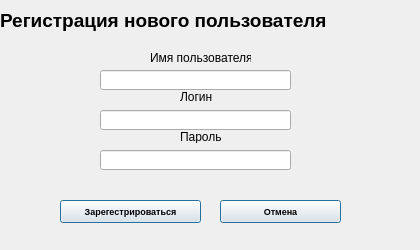
<?xml version="1.0" encoding="UTF-8"?>
<ui version="4.0">
 <class>Register</class>
 <widget class="QMainWindow" name="Register">
  <property name="geometry">
   <rect>
    <x>0</x>
    <y>0</y>
    <width>420</width>
    <height>250</height>
   </rect>
  </property>
  <property name="minimumSize">
   <size>
    <width>400</width>
    <height>250</height>
   </size>
  </property>
  <property name="maximumSize">
   <size>
    <width>420</width>
    <height>270</height>
   </size>
  </property>
  <property name="windowTitle">
   <string>Регистрация</string>
  </property>
  <property name="windowIcon">
   <iconset resource="photo.qrc">
    <normaloff>:/images/icon.ico</normaloff>:/images/icon.ico</iconset>
  </property>
  <widget class="QWidget" name="centralwidget">
   <widget class="QLabel" name="label_2">
    <property name="geometry">
     <rect>
      <x>180</x>
      <y>90</y>
      <width>46</width>
      <height>13</height>
     </rect>
    </property>
    <property name="text">
     <string>Логин</string>
    </property>
   </widget>
   <widget class="QLabel" name="label_3">
    <property name="geometry">
     <rect>
      <x>180</x>
      <y>130</y>
      <width>46</width>
      <height>13</height>
     </rect>
    </property>
    <property name="text">
     <string>Пароль</string>
    </property>
   </widget>
   <widget class="QPushButton" name="pushButton_2">
    <property name="geometry">
     <rect>
      <x>60</x>
      <y>200</y>
      <width>141</width>
      <height>23</height>
     </rect>
    </property>
    <property name="font">
     <font>
      <pointsize>7</pointsize>
      <weight>75</weight>
      <bold>true</bold>
     </font>
    </property>
    <property name="text">
     <string>Зарегестрироваться</string>
    </property>
    <property name="autoDefault">
     <bool>false</bool>
    </property>
    <property name="default">
     <bool>true</bool>
    </property>
    <property name="flat">
     <bool>false</bool>
    </property>
   </widget>
   <widget class="QLabel" name="label">
    <property name="geometry">
     <rect>
      <x>0</x>
      <y>10</y>
      <width>421</width>
      <height>21</height>
     </rect>
    </property>
    <property name="font">
     <font>
      <pointsize>14</pointsize>
      <weight>75</weight>
      <bold>true</bold>
     </font>
    </property>
    <property name="text">
     <string>Регистрация нового пользователя</string>
    </property>
   </widget>
   <widget class="QLabel" name="label_4">
    <property name="geometry">
     <rect>
      <x>150</x>
      <y>50</y>
      <width>101</width>
      <height>16</height>
     </rect>
    </property>
    <property name="text">
     <string>Имя пользователя</string>
    </property>
   </widget>
   <widget class="QPushButton" name="pushButton_3">
    <property name="geometry">
     <rect>
      <x>220</x>
      <y>200</y>
      <width>121</width>
      <height>23</height>
     </rect>
    </property>
    <property name="font">
     <font>
      <pointsize>7</pointsize>
      <weight>75</weight>
      <bold>true</bold>
     </font>
    </property>
    <property name="text">
     <string>Отмена</string>
    </property>
    <property name="autoDefault">
     <bool>false</bool>
    </property>
    <property name="default">
     <bool>true</bool>
    </property>
    <property name="flat">
     <bool>false</bool>
    </property>
   </widget>
   <widget class="QLabel" name="label_5">
    <property name="geometry">
     <rect>
      <x>10</x>
      <y>180</y>
      <width>381</width>
      <height>20</height>
     </rect>
    </property>
    <property name="text">
     <string/>
    </property>
    <property name="alignment">
     <set>Qt::AlignCenter</set>
    </property>
   </widget>
   <widget class="QLineEdit" name="lineEdit">
    <property name="geometry">
     <rect>
      <x>100</x>
      <y>70</y>
      <width>191</width>
      <height>20</height>
     </rect>
    </property>
    <property name="inputMask">
     <string>NNNNNNNNNNNNNNNN</string>
    </property>
    <property name="maxLength">
     <number>16</number>
    </property>
   </widget>
   <widget class="QLineEdit" name="lineEdit_2">
    <property name="geometry">
     <rect>
      <x>100</x>
      <y>110</y>
      <width>191</width>
      <height>20</height>
     </rect>
    </property>
    <property name="inputMask">
     <string>NNNNNNNNNNNNNNNN</string>
    </property>
    <property name="maxLength">
     <number>16</number>
    </property>
   </widget>
   <widget class="QLineEdit" name="lineEdit_3">
    <property name="geometry">
     <rect>
      <x>100</x>
      <y>150</y>
      <width>191</width>
      <height>20</height>
     </rect>
    </property>
    <property name="inputMask">
     <string>NNNNNNNNNNNNNNNN</string>
    </property>
    <property name="maxLength">
     <number>16</number>
    </property>
   </widget>
  </widget>
 </widget>
 <resources>
  <include location="photo.qrc"/>
 </resources>
 <connections/>
</ui>
